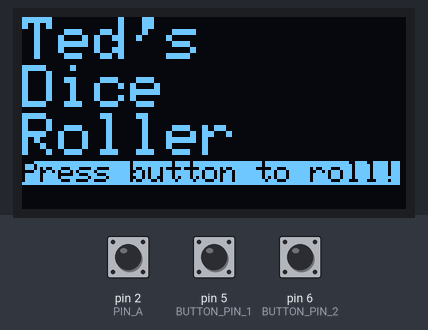
Bench run of a sketch on a simulated Arduino Uno, built with avr-gcc and run on an emulated ATmega328P. Parts: 128×64 one-colour display. The inputs (shaded band) are chosen by the test bench; at power-on: pin 5 (BUTTON_PIN_1) LOW, pin 6 (BUTTON_PIN_2) LOW, pin 2 (PIN_A) HIGH. Random numbers use the default seed unless the sketch sets one.

Above: at 1.2 s.
1.3 s: pin 5 (BUTTON_PIN_1) pulled HIGH for 1 s
At 2.8 s:
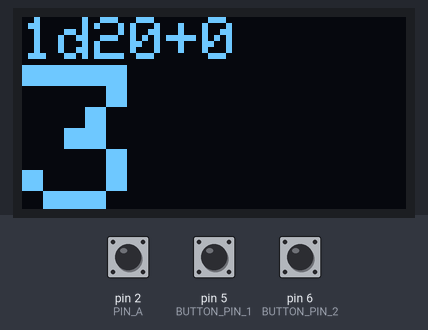
3.8 s: pin 6 (BUTTON_PIN_2) pulled HIGH for 3.2 s
At 3.89 s:
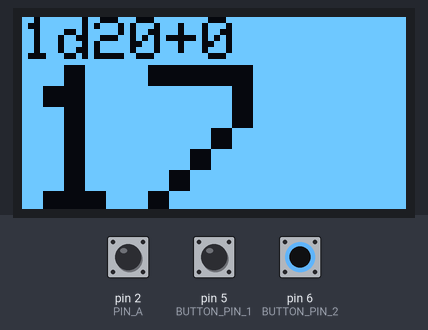
8.5 s: pin 5 (BUTTON_PIN_1) pulled HIGH for 0.15 s
At 9.8 s:
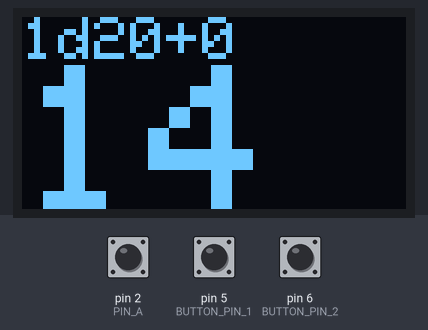
10.1 s: pin 6 (BUTTON_PIN_2) pulled HIGH for 0.15 s
At 11.1 s:
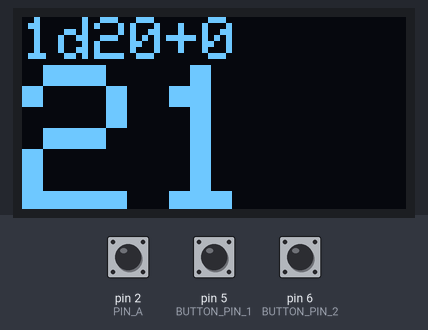
Timing chart, 0 to 12.7 s (numbered marks = the images above; inputs shaded):
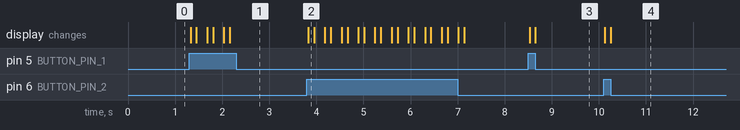

The sketch:

Dice_Roller_v0.72.ino
```cpp
/**********************************
          Dice Roller v0.72
              Ted Myers
              5/25/2015

    Modified 8/19/2015 for readability

Program originally canabilized from Adafruit screen
interface default program

This program interfaces
with the SSD1306 display with I2C protocols
and the Arduino Uno to roll and display electronic
dice rolls. Uses a rotary encoder and simple
buttons for input.


*************************************/


#include <SPI.h>
#include <Wire.h>
#include <Adafruit_GFX.h>
#include <Adafruit_SSD1306.h>

#define OLED_RESET 4
Adafruit_SSD1306 display(OLED_RESET);

#if (SSD1306_LCDHEIGHT != 64)
#error("Height incorrect, please fix Adafruit_SSD1306.h!");
#endif

// stuff
volatile int nRolls = 1;
volatile int nSides = 20;
volatile int nModifier = 0;
volatile int nResult;

// limits max/min values of nRolls, nSides, and nModifier
#define MAX_VALUE 100

//for Roll
int nSum = 0;
long timer_seed;

// Rotary integrated button
#define BUTTON_PIN_0 4

// button 1 - roll
#define BUTTON_PIN_1 5

// button 2 - add
#define BUTTON_PIN_2 6

// Interrupt encoder function
#define PIN_A  2
#define PIN_B  3
volatile int counter = 20*2;
volatile boolean screenRefresh;
//
int Mode = 0;
// 0: no selection
// 1: nRolls
// 2: nSides
// 3: nModifier
//

// For screensaver
unsigned long screenTimer;
#define LOGO16_GLCD_HEIGHT 16
#define LOGO16_GLCD_WIDTH  16

// Splash screen
boolean showSplash;

void setup()
{

  // by default, we'll generate the high voltage from the 3.3v line internally! (neat!)
  display.begin(SSD1306_SWITCHCAPVCC, 0x3C);  // initialize with the I2C addr 0x3D (for the 128x64)
  // init done

  // Set splash screen to start
  showSplash = 1;

  //Initialize text
  display.clearDisplay();
  display.setTextSize(2);
  display.setTextColor(WHITE);
  display.setCursor(0,0);

  // for temporary button
  pinMode(BUTTON_PIN_0, INPUT);
  //digitalWrite(BUTTON_PIN_0, 1); // Enable internal pull-up - why doesn't this work?

  // Encoder
  pinMode(PIN_A, INPUT);
  digitalWrite(PIN_A, HIGH); // enable pullup resistor
  pinMode(PIN_B, INPUT);
  digitalWrite(PIN_B, HIGH); // enable pullup resistor
  attachInterrupt(0, doEncoder1, CHANGE);  // encoder pin on interrupt 0 - pin 2

  // Start screensaver timer
  screenTimer = millis();
}


void loop()
{

  // Display Splash Screen until action
  if (showSplash)
  {
    display.clearDisplay();
    display.setTextSize(2);
    display.setTextColor(WHITE);
    display.setCursor(0,0);
    display.println("Ted's");
    display.println("Dice      Roller");
    display.setTextSize(1);
    display.setTextColor(BLACK, WHITE);
    display.println("Press button to roll!");
    display.display();

    // wait until button press
    while ( digitalRead(BUTTON_PIN_0) == LOW
          & digitalRead(BUTTON_PIN_1) == LOW
          & digitalRead(BUTTON_PIN_2) == LOW ) {}

    showSplash = 0;
  }

  // "Roll" button pressed
  if ( digitalRead(BUTTON_PIN_1) == HIGH )
  {
    nResult = Roll(nRolls, nSides) + nModifier;
    displayScreen(1);
    /*
    Serial.print("Rolled "); Serial.print(nRolls);
      Serial.print("d"); Serial.print(nSides);
      Serial.print(": "); Serial.println(nResult);
    */
    delay(200); // leaves some space after press

    // Restart screensaver timer
    screenTimer = millis();
  }

  // "Add" button pressed
  if ( digitalRead(BUTTON_PIN_2) == HIGH )
  {
    nResult += Roll(nRolls, nSides) + nModifier; // show rolls?
    displayScreen(1);

    delay(200);

    // Problem: freezed after ~20 presses
    screenTimer = millis();
  }

  // Rotary button pressed
  if ( digitalRead(BUTTON_PIN_0) == HIGH )
  {
    // debounce?
    delay(10);

    // Rotary button pressed
    if ( digitalRead(BUTTON_PIN_0) == HIGH )
    {
      if ( Mode < 3 )
        Mode++;
      else
        Mode = 0;

      displayScreen(0);

      delay(200);
    }
  }

  // Refresh the screen if knob moved
  if (screenRefresh)
  {
    displayScreen(0);
    screenRefresh = 0;

    // Restart screensaver timer
    screenTimer = millis();
  }

}


// Functions


// Displays nSides, nRolls, and nResult
// Note: will only display three digits of nResult
void displayScreen(boolean flash)
{
  // int Mode
  // 0: no selection
  // 1: nRolls
  // 2: nSides
  // 3: nModifier

  display.clearDisplay();
  display.setCursor(0,0);
  display.setTextSize(2);
  display.setTextColor(WHITE);

  // Highlight nRolls if on that mode
  if ( Mode == 1)
  {
    nRolls = (nRolls > MAX_VALUE ) ? MAX_VALUE: nRolls; // sets nRolls to 1000 if is greater than 1000, else keeps its value
    nRolls = (nRolls < 0 ) ? 0: nRolls;
    display.setTextColor(BLACK, WHITE);
    display.print(nRolls);
    display.setTextColor(WHITE);
  }
  else
    display.print(nRolls);

  display.print("d");

  // Highlight nSies if on that mode
  if ( Mode == 2)
  {
    nSides = (nSides > MAX_VALUE ) ? MAX_VALUE: nSides; // sets nRolls to 1000 if is greater than 1000, else keeps its value
    nSides = (nSides < 0 ) ? 0: nSides;
    display.setTextColor(BLACK, WHITE);
    display.print(nSides);
    display.setTextColor(WHITE);
  }
  else
    display.print(nSides);

  // Add a modifier, nModifier
  if ( Mode == 3)
  {
    nModifier = (nModifier < -MAX_VALUE ) ? -MAX_VALUE: nModifier; // sets nRolls to 1000 if is greater than 1000, else keeps its value
    nModifier = (nModifier > MAX_VALUE ) ? MAX_VALUE: nModifier;
    if ( nModifier < 0 )
      display.print("-");
    else
      display.print("+");

    display.setTextColor(BLACK, WHITE);
    display.println( abs(nModifier) ); // abs because "-" or "+" is already printed
    display.setTextColor(WHITE);
  }
  else
  {
    if ( nModifier < 0 )
      display.print("-");
    else
      display.print("+");
    display.println( abs(nModifier) );
  }

  display.setTextSize(7);
  if ( nResult  < 1000 ) // Set to MAX_VALUE?
    display.println(nResult);
  else
    display.println("ERR");

  if (flash)
  {
    display.invertDisplay(true);
    display.display();
    delay(100);
    display.invertDisplay(false);
  }

  display.display();

}


// Generates nRolls number of random numbers of <= nSides and
// sums then, generating a simulation of rolling dice
int Roll(unsigned int nRolls, unsigned int nSides)
{
  nSum = 0;

  if ( (nRolls <= 0) || (nSides <= 0) )
    return 0; // ERROR

  if (timer_seed != millis() ) // Only change the seed when seed is different
  {
    randomSeed( millis() ); // Sets a hopefully unique random seed each time
    timer_seed = millis();
  }

  for (int iii=0; iii<nRolls; iii++)
    nSum += random(1, nSides+1);

  return nSum;

}


// Executes when interrupt pin changes
void doEncoder1() {
  /* If pinA and pinB are both high or both low, it is spinning
   * forward. If they're different, it's going backward.
   */

   /*
  if (digitalRead(PIN_A) == digitalRead(PIN_B))
    counter++;
  else
    counter--;
    */

  int incrementer = 0;

  if (digitalRead(PIN_A) == digitalRead(PIN_B)) //increment
  {
    counter++;
    if ( counter % 2 ) // if even (every 2 times counter increments)
    incrementer++;
  }
  else //decrement
  {
    counter--;
    if ( counter % 2 ) // if even (every 2 times counter increments)
    incrementer--;
  }

  /* (current doEncoder function uses one interrupt to
      measure two amounts of rotation per indent, using
      two could allow for 4 points of resolution per indent)
  */

  // 0: no selection
  // 1: nRolls
  // 2: nSides
  // 3: nModifier

  //cool if by default cycled through dice animation - not very feasible

  if ( Mode == 0 ) {}
  else if ( Mode == 1 )
    nRolls += incrementer;
  else if ( Mode == 2 )
    nSides += incrementer;
  else if ( Mode == 3 )
    nModifier += incrementer;

  screenRefresh = 1;

}
```

Measured:
- after the input at 1.3 s, the display: first changes at once (image 1 shows a later state)
- after the input at 3.8 s, the display: changes at once (image 2)
- after the input at 8.5 s, the display: first changes at once (image 3 shows a later state)
- after the input at 10.1 s, the display: first changes at once (image 4 shows a later state)
